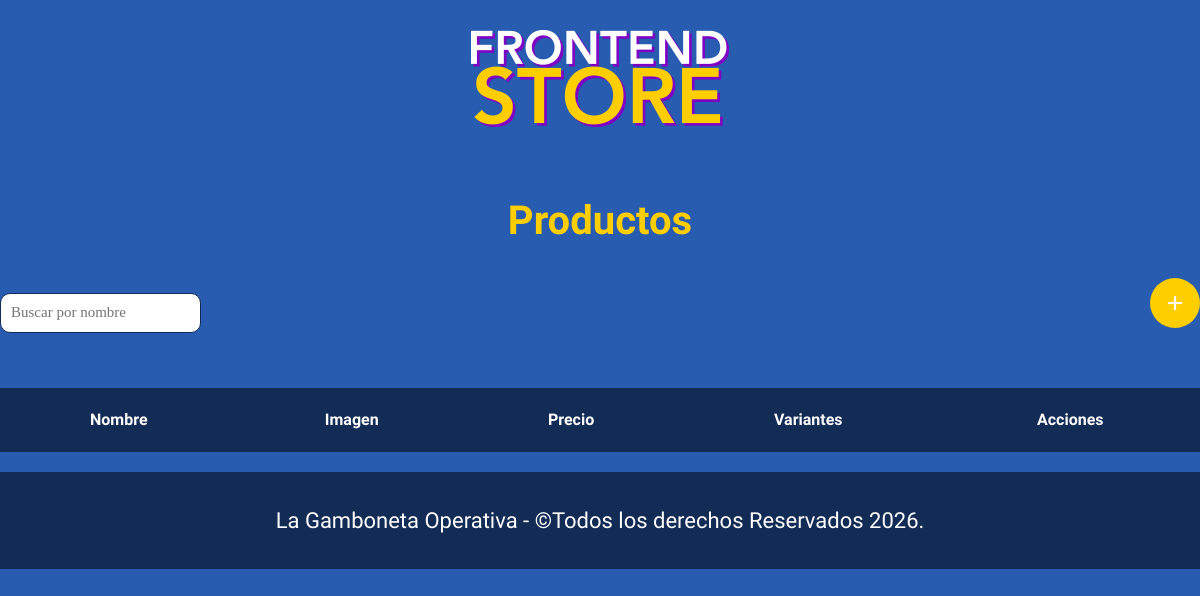
/admin, run on an earlier commit of the app's database.
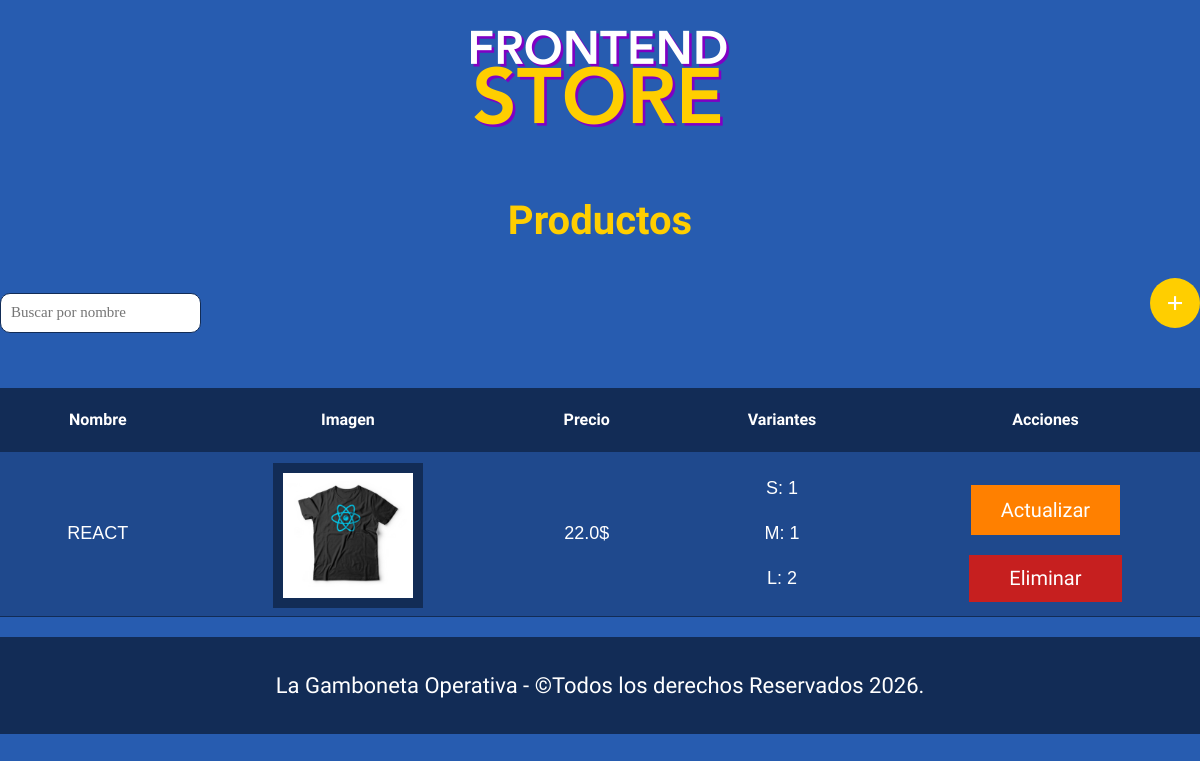
And on a later commit of the database.
### tables this page shows
CREATE TABLE productos (
    id_producto INTEGER PRIMARY KEY,
    nombre      TEXT NOT NULL,
    imagen      TEXT,
    precio      REAL DEFAULT 0,
    descripcion TEXT,
    codigo      TEXT UNIQUE
);

CREATE TABLE variantes_camisas (
    id_producto INTEGER,
    id_talla INTEGER,
    stock INTEGER DEFAULT 0,
	PRIMARY KEY (id_producto, id_talla),
    FOREIGN KEY (id_producto) REFERENCES productos (id_producto),
    FOREIGN KEY (id_talla) REFERENCES tallas (id_talla)
);

CREATE TABLE tallas (
	id_talla INTEGER PRIMARY KEY,
	talla TEXT NOT NULL
);

### app.py (the view)
@app.route('/admin')
def admin():
    productos = Productos.listar()
    tallas = Productos.obtener_tallas()
    return render_template('admin/index.html', productos = productos, tallas = tallas)

### database/db.py (called while the page is built)
def conectarDB():
    try:
      db = sqlite3.connect(DB_URL)
      db.row_factory = sqlite3.Row
      print("Conexión exitosa")
      return db
    except:
      print("Error")

### models/Productos.py (called while the page is built)
    @staticmethod
    @staticmethod
    @staticmethod
    def obtener_tallas():
        db = conectarDB()
        cursor = db.cursor()
        cursor.execute("SELECT id_talla, talla FROM tallas")
        tallas = cursor.fetchall()
        db.close()
        return tallas

    @staticmethod
    def obtener_stock_por_producto(id):
        db = conectarDB()
        cursor = db.cursor()
        cursor.execute("""SELECT t.talla, vc.stock FROM variantes_camisas vc
                            LEFT JOIN tallas t ON vc.id_talla = t.id_talla
                            WHERE vc.id_producto = ?
                        """, (id,))
        stock_detalle = cursor.fetchall()
        db.close()
        return stock_detalle

    @staticmethod
    def listar():
        db = conectarDB()
        cursor = db.cursor()
        cursor.execute("""SELECT * FROM productos""")
        filas = cursor.fetchall()
        db.close()
        productos = []
        for f in filas:
            producto = Productos(
                id = f["id_producto"],
                nombre = f["nombre"],
                imagen = f["imagen"],
                precio = f["precio"],
                descripcion = f["descripcion"],
                codigo = f["codigo"]
            )
            producto.variantes = Productos.obtener_stock_por_producto(producto.id)
            productos.append(producto)
        return productos

### templates/admin/index.html (shortened to what this page needs)
{% extends "base.html" %}
{% block contenido %}
    <h1>Productos</h1>
    <div class="acciones-tabla">
        <div class="agregar_producto">
            <a href="{{url_for('agregar_producto')}}">+</a>
        </div>
        <div>
            <input type="text" name="buscador" class="buscador" id="buscador" placeholder="Buscar por nombre">
        </div>
    </div>
    <table class="tabla">
        <thead>
            <tr>
                <th>Nombre</th>
                <th>Imagen</th>
                <th>Precio</th>
                <th>Variantes</th>
                <th>Acciones</th>
            </tr>
        </thead>
        <tbody>
        {% for p in productos %}
            <tr class="bg">
                <td>
                    <div>
                        <p>{{p.nombre}}</p>
                    </div>
                </td>
                <td>
                    <div class="fondo">
                        <img class="producto__imagen" src="{{url_for('static',filename='uploads/' ~ p.imagen)}}" alt="imagen camisa">
                    </div>
                </td>
                <td>
                    <p>{{p.precio}}$</p>
                </td>
                <td>
                    {% for v in p.variantes %}
                    <p>{{v.talla}}: {{v.stock}}</p>
                    {% endfor %}
                </td>
                <td>
                    <div class="acciones">
                        <a class="btn btn-naranja" href="{{url_for('actualizar_producto', id = p.id)}}">Actualizar</a>
                        <button class="btn btn-rojo" onclick="abrirModal('{{p.id}}')">Eliminar</button>
                    </div>
                </td>
            </tr>
        {% endfor %}
        </tbody>
    </table>
{% endblock %}

### templates/base.html (shortened to what this page needs)
<!DOCTYPE html>
<html lang="en">
<head>
    <link rel="stylesheet" href="{{ url_for('static', filename='css/normalize.css') }}">
    <link rel="stylesheet" href="{{ url_for('static', filename='css/style.css') }}">
</head>
<body>
    <header class="header">
            {% if not request.path.startswith('/admin') %}
            <a href="{{ url_for('index') }}">
                <img class="header__logo" src="{{ url_for('static', filename='img/logo.png') }}" alt="Logotipo">
            </a>
            {% else %}
            <a href="{{ url_for('admin') }}">
                <img class="header__logo" src="{{ url_for('static', filename='img/logo.png') }}" alt="Logotipo">
            </a>
            {% endif %}
    </header>
    <main class="contenedor">
        {% block contenido %}
        {% endblock %}
    </main>
    <footer class="footer">
        <p class="footer__texto">La Gamboneta Operativa - &copy;Todos los derechos Reservados 2026.</p>
    </footer>
</body>
</html>

### static/css/style.css (style rules this page uses)
:root { --primario: #275cb0; --primarioMedioOscuro: #1f498d; --primarioOscuro: #122c56; --secundario: #ffce00; --secundarioOscuro: rgb(224, 180, 2); --naranja: #ff8000; --naranjaOscuro: #bf6000; --rojo: #c61f1f; --rojoOscuro: #9b1515; --blanco: #fff; --negro: #000; --fuentePrincipal: "Staatliches", sans-serif; }
html { box-sizing: border-box; font-size: 62.5%; }
*, *:before, *:after { box-sizing: inherit; }
body { background-color: var(--primario); font-size: 1.6rem; line-height: 1.5; }
p { font-size: 1.8rem; font-family: Arial, Helvetica, sans-serif; color: var(--blanco); }
a { text-decoration: none; }
img { width: 100%; }
.contenedor { max-width: 120rem; margin: 0 auto; }
h1,h2,h3 { text-align: center; color: var(--secundario); font-family: var(--fuentePrincipal); }
h1 { font-size: 4rem; }
.header { display: flex; justify-content: center; }
.header__logo { margin: 3rem 0; }
.footer { background-color: var(--primarioOscuro); padding: 1rem 0; margin-top: 2rem; }
.footer__texto { font-family: var(--fuentePrincipal); text-align: center; font-size: 2.2rem; }
.btn { display: inline-block; border: none; font-size: 2rem; color: var(--blanco); font-family: var(--fuentePrincipal); padding: 1rem 3rem; transition: background-color 0.3s ease; margin-top: 2rem; cursor: pointer; }
.btn-naranja { background-color: var(--naranja); }
.btn-rojo { background-color: var(--rojo); padding: 1.2rem 4rem; }
.acciones-tabla { display: flex; flex-direction: row-reverse; justify-content: space-between; align-items: center; }
.agregar_producto { display: flex; justify-content: flex-end; align-items: center; height: 5rem; width: 5rem; margin-bottom: 2rem; background-color: var(--secundario); border-radius: 50%; }
.agregar_producto a { display: flex; justify-content: center; align-items: center; width: 100%; font-size: 3rem; color: var(--blanco); font-weight: bold; }
table.tabla { margin-top: 4rem; width: 100%; border-spacing: 0; text-align: center; }
table thead { background-color: var(--primarioOscuro); }
.bg { background-color: var(--primarioMedioOscuro); }
table thead th { color: var(--blanco); padding: 2rem; font-family: var(--fuentePrincipal); }
td { border-bottom: 1px solid var(--primarioOscuro); }
.producto__imagen { width: 15rem; background-color: var(--primarioOscuro); padding: 1rem; margin-top: 1rem; }
.buscador { padding: 0.5rem; padding-left: 1rem; border: 1px solid var(--primarioOscuro); border-radius: 1rem; height: 4rem; font-size: 1.5rem; }
.acciones { display: flex; flex-direction: column; justify-content: center; align-items: center; }

What changed in the data, as far as the page shows it:
added productos: nombre "REACT", imagen (picture), precio "22.0"
added variantes_camisas: talla "S", stock "1"
added variantes_camisas: talla "M", stock "1"
added variantes_camisas: talla "L", stock "2"
